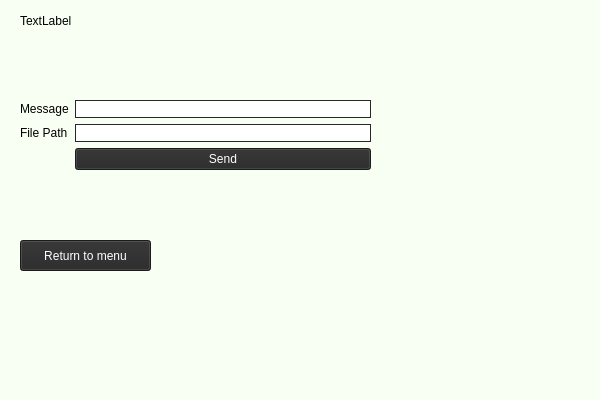
<?xml version="1.0" encoding="UTF-8"?>
<ui version="4.0">
 <class>task_one</class>
 <widget class="QWidget" name="task_one">
  <property name="geometry">
   <rect>
    <x>0</x>
    <y>0</y>
    <width>600</width>
    <height>400</height>
   </rect>
  </property>
  <property name="windowTitle">
   <string>Form</string>
  </property>
  <property name="styleSheet">
   <string notr="true">background-color: rgb(248, 255, 243);</string>
  </property>
  <widget class="QLabel" name="label_task">
   <property name="geometry">
    <rect>
     <x>20</x>
     <y>10</y>
     <width>121</width>
     <height>21</height>
    </rect>
   </property>
   <property name="styleSheet">
    <string notr="true">
font: 300 9pt &quot;Yu Gothic UI Light&quot;;</string>
   </property>
   <property name="text">
    <string>TextLabel</string>
   </property>
  </widget>
  <widget class="QLabel" name="label">
   <property name="geometry">
    <rect>
     <x>10</x>
     <y>340</y>
     <width>141</width>
     <height>20</height>
    </rect>
   </property>
   <property name="text">
    <string/>
   </property>
  </widget>
  <widget class="QPushButton" name="pushButton_return">
   <property name="geometry">
    <rect>
     <x>20</x>
     <y>240</y>
     <width>131</width>
     <height>31</height>
    </rect>
   </property>
   <property name="styleSheet">
    <string notr="true">background-color: rgb(39, 39, 39);
color: rgb(255, 255, 255);
font: 300 9pt &quot;Yu Gothic UI Light&quot;;</string>
   </property>
   <property name="text">
    <string>Return to menu</string>
   </property>
  </widget>
  <widget class="QWidget" name="verticalLayoutWidget">
   <property name="geometry">
    <rect>
     <x>20</x>
     <y>40</y>
     <width>351</width>
     <height>191</height>
    </rect>
   </property>
   <layout class="QVBoxLayout" name="verticalLayout">
    <item>
     <layout class="QGridLayout" name="gridLayout">
      <item row="0" column="1">
       <widget class="QLineEdit" name="lineEditMessage">
        <property name="styleSheet">
         <string notr="true">QLineEdit
{
	border: 1px solid rgb(39,39,39);
	border-radius: 550px;
	background-color: rgb(255,255,255);
}
</string>
        </property>
       </widget>
      </item>
      <item row="1" column="0">
       <widget class="QLabel" name="labelFilePath">
        <property name="text">
         <string>File Path</string>
        </property>
       </widget>
      </item>
      <item row="0" column="0">
       <widget class="QLabel" name="labelMessage">
        <property name="text">
         <string>Message</string>
        </property>
       </widget>
      </item>
      <item row="1" column="1">
       <widget class="QLineEdit" name="lineEditFilePath">
        <property name="styleSheet">
         <string notr="true">QLineEdit
{
	border: 1px solid rgb(39,39,39);
	border-radius: 550px;
	background-color: rgb(255,255,255);
}
</string>
        </property>
       </widget>
      </item>
      <item row="2" column="1">
       <widget class="QPushButton" name="pushButton_send">
        <property name="cursor">
         <cursorShape>PointingHandCursor</cursorShape>
        </property>
        <property name="styleSheet">
         <string notr="true">background-color: rgb(39, 39, 39);
color: rgb(255, 255, 255);
font: 300 9pt &quot;Yu Gothic UI Light&quot;;</string>
        </property>
        <property name="text">
         <string>Send</string>
        </property>
       </widget>
      </item>
     </layout>
    </item>
   </layout>
  </widget>
  <widget class="QLabel" name="labelMessageServ">
   <property name="geometry">
    <rect>
     <x>170</x>
     <y>310</y>
     <width>411</width>
     <height>61</height>
    </rect>
   </property>
   <property name="text">
    <string/>
   </property>
  </widget>
 </widget>
 <resources/>
 <connections/>
</ui>
